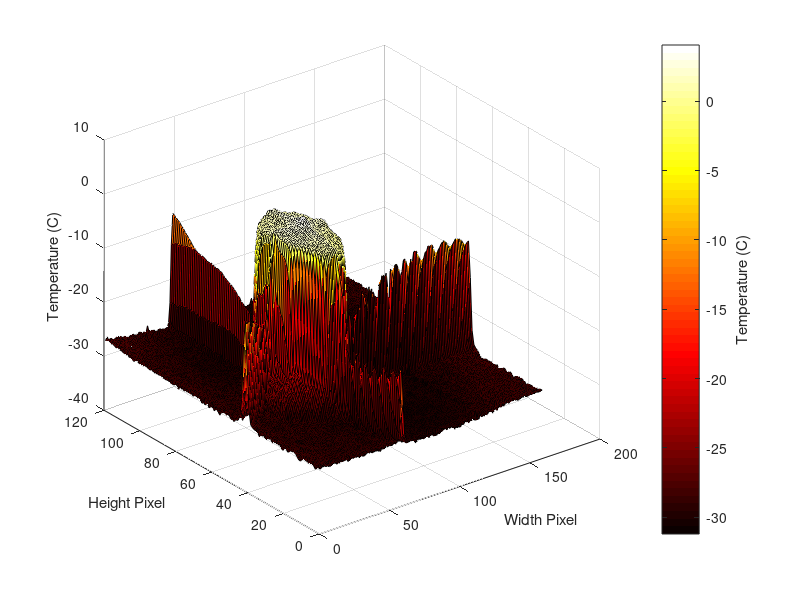

Source code (MATLAB):
%Michael Valentino-Manno
%7/22/19
%3D heatmap fun stuff
%to view data at a certain point, click the 'data cursor' in the plot
%window, then click on the plot

raspberry = csvread('radiometry45.csv'); %substitute the name of the csv file you want to plot

strawberry = size(raspberry,1);
blueberry = size(raspberry,2);


for row = 1:strawberry %nested for loop goes through each value
    for col = 1:blueberry
        grape = (raspberry(row,col) / 100) - 273; %converts into celsius
        raspberry(row,col) = grape;
    end
end

blackberry = surf(raspberry);
zlabel('Temperature (C)');
xlabel('Width Pixel');
ylabel('Height Pixel');
maple = colorbar;      
ylabel(maple, 'Temperature (C)')
colormap('hot'); %'cus you're hot and you're cold